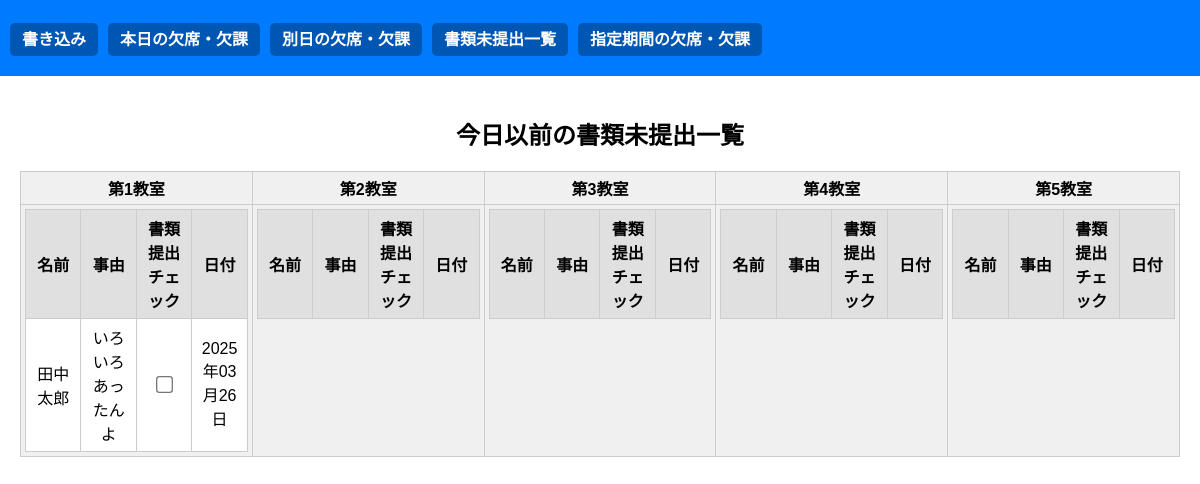
Before: /undelivered with the older database file.
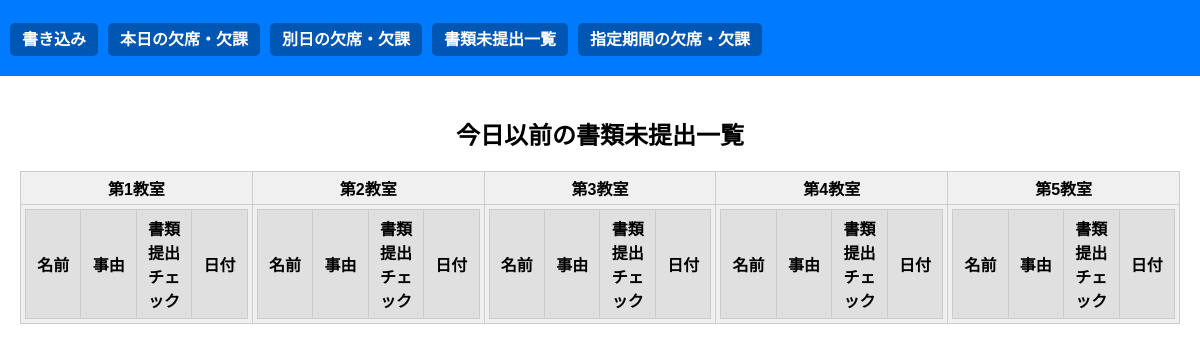
After: the same page with the newer database file.
### tables this page shows
CREATE TABLE attendance (
    id INTEGER PRIMARY KEY AUTOINCREMENT,
    student_id INTEGER,
    date TEXT,
    reason TEXT,
    document_submitted INTEGER DEFAULT 0,
    UNIQUE(student_id, date),
    FOREIGN KEY (student_id) REFERENCES students(id)
);

CREATE TABLE students (
    id INTEGER PRIMARY KEY AUTOINCREMENT,
    name TEXT NOT NULL,
    classroom TEXT NOT NULL
);

### app.py (the view)
@app.route('/undelivered')
def undelivered():
    conn = get_db()
    cur = conn.cursor()
    cur.execute("""
        SELECT s.id AS student_id, s.name, s.classroom,
               a.reason, a.document_submitted, a.date
        FROM students s
        JOIN attendance a ON s.id = a.student_id
        WHERE a.document_submitted = 0
              AND a.reason IS NOT NULL AND TRIM(a.reason) != ''
              AND DATE(a.date) < DATE('now')
        ORDER BY s.classroom, a.date
    """)
    rows = cur.fetchall()
    records = []
    for r in rows:
        record = dict(r)
        date_val = record["date"]
        if isinstance(date_val, str):
            dt = datetime.strptime(date_val, "%Y-%m-%d").date()
        else:
            dt = date_val
        record["formatted_date"] = dt.strftime("%Y年%m月%d日")
        records.append(record)
    return render_template('undelivered.html', records=records)

### app.py (called while the page is built)
def get_db():
    conn = sqlite3.connect(DB)
    conn.row_factory = sqlite3.Row
    return conn

### templates/undelivered.html (shortened to what this page needs)
{% extends "base.html" %}
{% block content %}
<h2 class="centered">今日以前の書類未提出一覧</h2>
<table class="classroom-table">
    <tr>
        {% for i in range(1, 6) %}
        <th>第{{ i }}教室</th>
        {% endfor %}
    </tr>
    <tr>
        {% for i in range(1, 6) %}
        {% set classroom_name = '第' ~ i ~ '教室' %}
        <td>
            <table class="inner-table student-table">
                <tr>
                    <th>名前</th>
                    <th>事由</th>
                    <th>書類提出チェック</th>
                    <th>日付</th>
                </tr>
                {% for r in records if r.classroom == classroom_name and r.reason %}
                <tr>
                    <td>{{ r.name }}</td>
                    <td>{{ r.reason or '' }}</td>
                    <td>
                        <form method="post" action="{{ url_for('toggle_submitted') }}">
                            <input type="checkbox" name="submitted" onchange="this.form.submit()"
                                {% if r.document_submitted %}checked{% endif %}>
                        </form>
                    </td>
                    <td>{{ r.formatted_date }}</td>
                </tr>
                {% endfor %}
            </table>
        </td>
        {% endfor %}
    </tr>
</table>
{% endblock %}

### templates/base.html (shortened to what this page needs)
<!DOCTYPE html>
<html>
    <head>
        <link rel="stylesheet" href="{{ url_for('static', filename='style.css') }}">
    </head>
<body>
<nav>
    <ul>
        <li><a href="{{ url_for('write') }}">書き込み</a></li>
        <li><a href="{{ url_for('today') }}">本日の欠席・欠課</a></li>
        <li><a href="{{ url_for('other_date') }}">別日の欠席・欠課</a></li>
        <li><a href="{{ url_for('undelivered') }}">書類未提出一覧</a></li>
        <li><a href="{{ url_for('range_view') }}">指定期間の欠席・欠課</a></li>
    </ul>
</nav>
<main>
    {% block content %}{% endblock %}
</main>
</body>
</html>

### static/style.css (style rules this page uses)
body { font-family: sans-serif; margin: 0; }
main { padding: 20px; }
.centered { text-align: center; }
nav { background-color: #007BFF; padding: 10px; }
nav ul { list-style-type: none; padding: 0; display: flex; gap: 10px; }
nav li { margin: 0; }
nav a { text-decoration: none; color: white; background-color: #0056b3; padding: 8px 12px; border-radius: 5px; font-weight: bold; }
.classroom-table { width: 100%; border-collapse: collapse; background-color: #f0f0f0; }
.classroom-table th, .classroom-table td { border: 1px solid #ccc; padding: 4px; text-align: center; vertical-align: top; }
.inner-table { width: 100%; border-collapse: collapse; background-color: white; margin: 0 auto; table-layout: fixed; }
.inner-table th, .inner-table td { width: 25%; text-align: center; vertical-align: middle; padding: 6px; }
.inner-table th { background-color: #e0e0e0; }

Changed rows visible on the page:
removed attendance: name "田中 太郎", reason "いろいろあったんよ", formatted_date "2025年03月26日"
